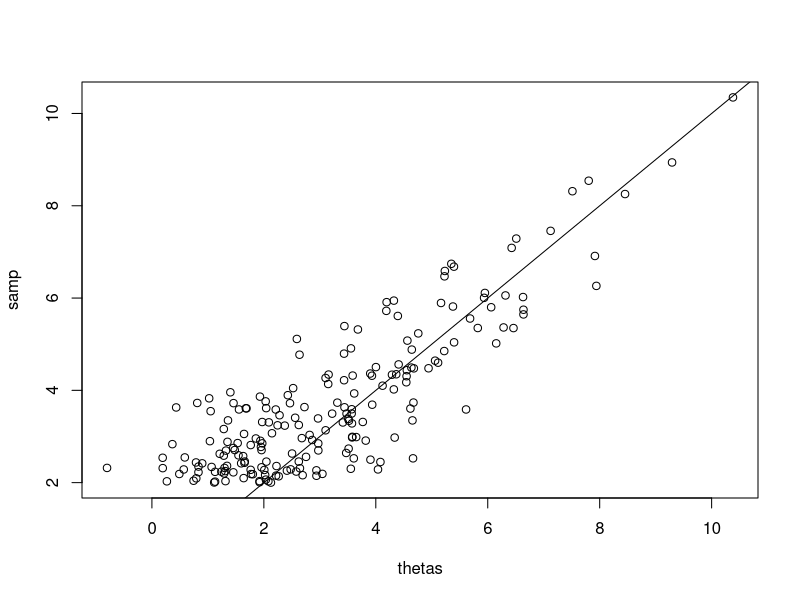
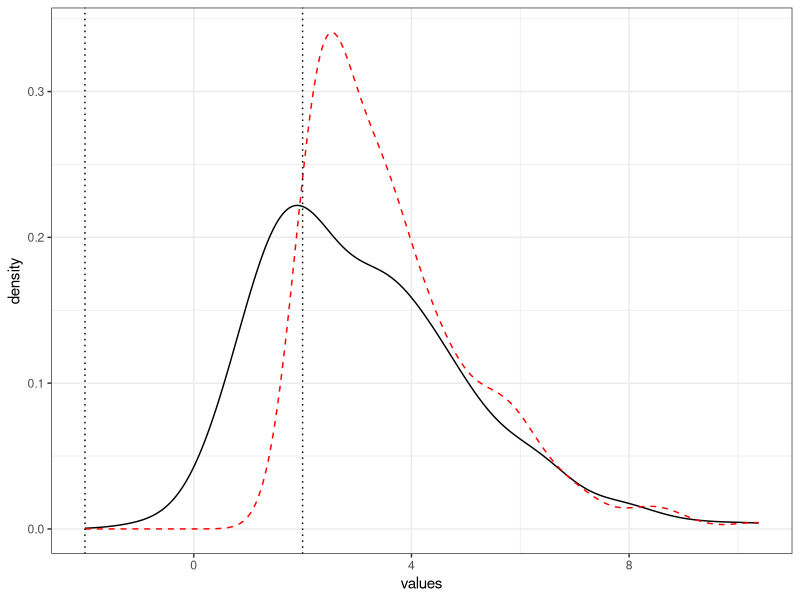

Generate these figures, in order, with R: (Note: this script raises an error after producing the figures.)
# Loading Science Data --------------------

# Artificial Data ------------------------
library(ggplot2)
library(truncnorm)
n <- 200
samp <- numeric(n)
thetas <- numeric(n)
current <- 1
threshold <- c(-2, 2)
tries <- 0
while(current <= n) {
  tries <- tries + 1
  theta <- rexp(1, 0.5) * (1 - 2*rbinom(1, 1, 0.5))
  x <- rnorm(1, theta)
  if(x > threshold[2]) {
    samp[current] <- x
    thetas[current] <- theta
    current <- current + 1
  }
}
plot(thetas, samp)
abline(a = 0, b = 1)
data <- data.frame(samp = samp, theta = thetas)
ggplot(data) + geom_density(aes(x = thetas), col = "black")  +
  geom_density(aes(x = samp), col = "red", linetype = 2) +
  theme_bw() + xlab("values") +
  geom_vline(xintercept = threshold, col = "black", linetype = 3)

# Loading science data ------------------
# scidat <- readRDS("dataAnalysis/sciDat.rds")
# samp <- scidat$orig
# thetas <- scidat$rep

# Defining helper functions ---------------
computeSplineDens <- function(thetas, support, df, symmetric = FALSE) {
  if(symmetric) {
    tab <- table(abs(thetas))
  } else {
    tab <- table((thetas))
  }
  x <- as.numeric(names(tab))
  y <- log(tab / sum(tab))
  if(is.null(df)) {
    sfit <- smooth.spline(x, y)
  } else {
    sfit <- smooth.spline(x, y, df = df)
  }
  if(symmetric) {
    dens <- predict(sfit, abs(support))$y
  } else {
    dens <- predict(sfit, (support))$y
  }
  dens <- exp(dens - max(dens))
  dens <- dens / sum(dens)
  return(dens)
}
dtrunc <- function(z, thetas, thershold, log = FALSE) {
  probs <- log(pnorm(threshold[1], thetas) + pnorm(threshold[2], thetas, lower.tail = FALSE))
  densities <- dnorm(z, thetas, log = TRUE)
  if(log) {
    return(densities - probs)
  } else{
    return(exp(densities - probs))
  }
}
sampFromDens <- function(z, support, thetadens, threshold) {
  zdens <- dtrunc(z, support, threshold)
  dens <- thetadens * zdens
  dens <- dens / sum(dens)
  cdf <- cumsum(dens)
  samp <- support[min(which(runif(1) < cdf))]
  return(samp)
}
computeZloglik <- function(z, support, thetadens, threshold) {
  zdens <- dtrunc(z, support, threshold)
  dens <- thetadens * zdens
  return(log(sum(dens)))
}
sampTnorm <- function(z, theta, threshold) {
  ppos <- pnorm(threshold[2], mean = theta, lower.tail = FALSE, log.p = TRUE)
  pneg <- pnorm(threshold[1], mean = theta, lower.tail = TRUE, log.p = TRUE)
  ppos <- 1 / (1 + exp(pneg - ppos))
  if(runif(1) < ppos) {
    samp <- rtruncnorm(1, mean = theta, a = threshold[2], b = Inf)
  } else {
    samp <- rtruncnorm(1, mean = theta, a = -Inf, b = threshold[1])
  }
  return(samp)
}
sampToSelections <- function(naccept, support, thetadens, threshold) {
  pselect <- pnorm(threshold[1]) + pnorm(threshold[2], lower.tail = FALSE)
  forsamp <- rep(NA, 10 / pselect)
  accepted <- 0
  thetacdf <- cumsum(thetadens)
  sampInd <- 1
  while(accepted < naccept) {
    theta <- support[min(which(runif(1) < thetacdf))]
    z <- rnorm(1, mean = theta)
    if(z < threshold[1] | z > threshold[2]) {
      accepted <- accepted + 1
    } else {
      forsamp[sampInd] <- z
      sampInd <- sampInd + 1
    }
  }
  return(as.numeric(na.omit(forsamp)))
}
computeConditionalEst <- function(z, threshold) {
  dtr <- function(mu, z, threshold) {
    dtrunc(z, mu, threshold, log = TRUE)
  }
  cond <- optimize(dtr, interval = c(-z, z), z = z, threshold = threshold,
                   maximum = TRUE)$maximum
  return(cond)
}

# Optimizing ----------------------------
estFull <- FALSE
df <- 4
support <- seq(from = -2 * max(abs(samp)), to = 2 * max(abs(samp)), by = 0.2)
thetasamp <- samp
delay <- 1000
estimates <- rep(0, length(samp))
misProp <- 0
probs <- 1
for(i in 1:2000) {
  thetadens <- computeSplineDens(thetasamp, support, df, symmetric = TRUE)
  if(!estFull) {
    current <- sapply(samp, sampFromDens, support, thetadens, threshold)
    if(i <= Inf) {
      thetasamp <- current
    } else {
      thetasamp <- c(thetasamp, current)
    }
  } else {
    censored <- sampToSelections(length(samp), support, thetadens, threshold)
    current <- sapply(samp, sampFromDens, support, thetadens, threshold = c(0, 0))
    if(i <= Inf) {
      thetasamp <- c(current, censored)
    } else {
      thetasamp <- c(thetasamp, current, censored)
    }
  }

  if(i >= delay) {
    w <- 1 / max(i - delay, 1)
    estimates <- (1 - w) * estimates + current * w
    misProp <- (1 - w) * misProp + length(censored) / length(samp) * w
    probs <- (1 - w) * probs + thetadens * w
  }
  bias <- mean((current - thetas), na.rm = TRUE)
  rmse <- sqrt(mean((current - thetas)^2, na.rm = TRUE))
  print(c(i, bias, rmse, length(censored)))
}

# Evaluating model fit -----------------
loglik <- sapply(samp, computeZloglik, support, probs, threshold)
bic <- sum(-2 * loglik) + df * log(length(samp))
print(bic)
print(misProp)

# Evaluating estimation ------------
plot(support, thetadens, type = 'l')
lines(support, 0.5 * dexp(abs(support)))
abline(a = 0, b = 1)

plot(samp, estimates)
points(samp, thetas, col = "red")
abline(a = 0, b = 1)
cond <- sapply(samp, computeConditionalEst, threshold)
mean(samp - thetas, na.rm = TRUE)
mean(estimates - thetas, na.rm = TRUE)
mean(cond - thetas, na.rm = TRUE)

sqrt(mean((samp - thetas)^2, na.rm = TRUE))
sqrt(mean((estimates - thetas)^2, na.rm = TRUE))
sqrt(mean((cond - thetas)^2, na.rm = TRUE))


forplot <- rbind(data.frame(est = samp, type = "observed"),
                 data.frame(est = na.omit(thetas), type = "rep"),
                 data.frame(est = estimates, type = "tweedy"),
                 data.frame(est = cond, type = "conditional"))
if(estFull) {
  forplot <- rbind(forplot, data.frame(est = c(samp, censored), type = "sim"))
}
ggplot(forplot) + geom_density(aes(x = est, col = type, linetype = type)) + theme_bw()

# plot(support, thetadens, type = "l")
